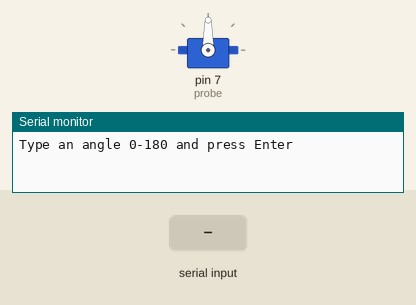
Simulated run of this sketch. Board: Arduino Uno, built with avr-gcc and run on an emulated ATmega328P. Parts: servo, the last lines printed to the serial monitor. Inputs (shaded band) come from the test bench.

Above: at 1.2 s.
1.3 s: "90,45\n" received over Serial
At 2.4 s:
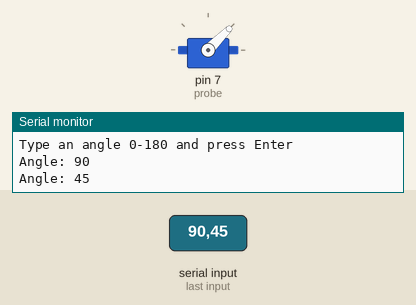
2.8 s: "30,150\n" received over Serial
At 3.6 s:
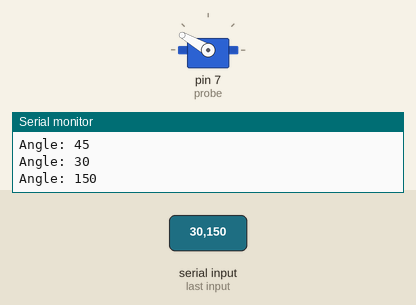
4.3 s: "5\n" received over Serial
At 4.7 s:
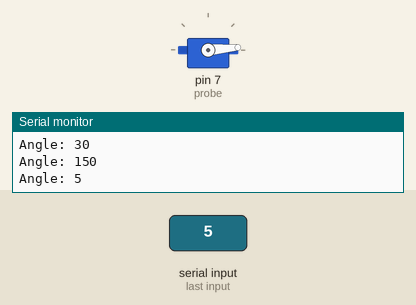
5.8 s: "90\n" received over Serial
At 7.0 s:
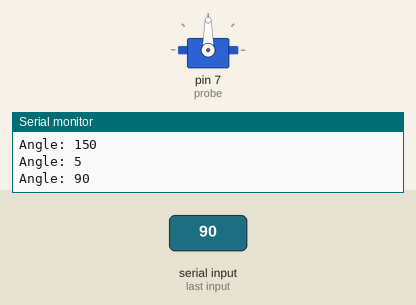
Timing chart, 0 to 8.3 s (numbered marks = the images above; inputs shaded):
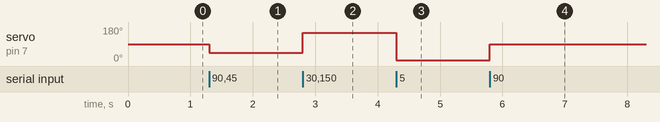

The sketch:

probe_test.ino
```cpp
#include <Servo.h>
Servo probe;

void setup() {
  Serial.begin(115200);
  probe.attach(7);
  Serial.println(F("Type an angle 0-180 and press Enter"));
}

void loop() {
  if (!Serial.available()) return;
  int a = Serial.parseInt();
  while (Serial.available()) Serial.read();
  if (a >= 0 && a <= 180) {
    probe.write(a);
    Serial.print(F("Angle: "));
    Serial.println(a);
  }
}
```

Measured:
- after the input at 1.3 s, servo on pin 7 (probe): 90° → 45° at once
- after the input at 2.8 s, servo on pin 7 (probe): 45° → 150° at once
- after the input at 4.3 s, servo on pin 7 (probe): 150° → 5° at once
- after the input at 5.8 s, servo on pin 7 (probe): 5° → 90° at once
